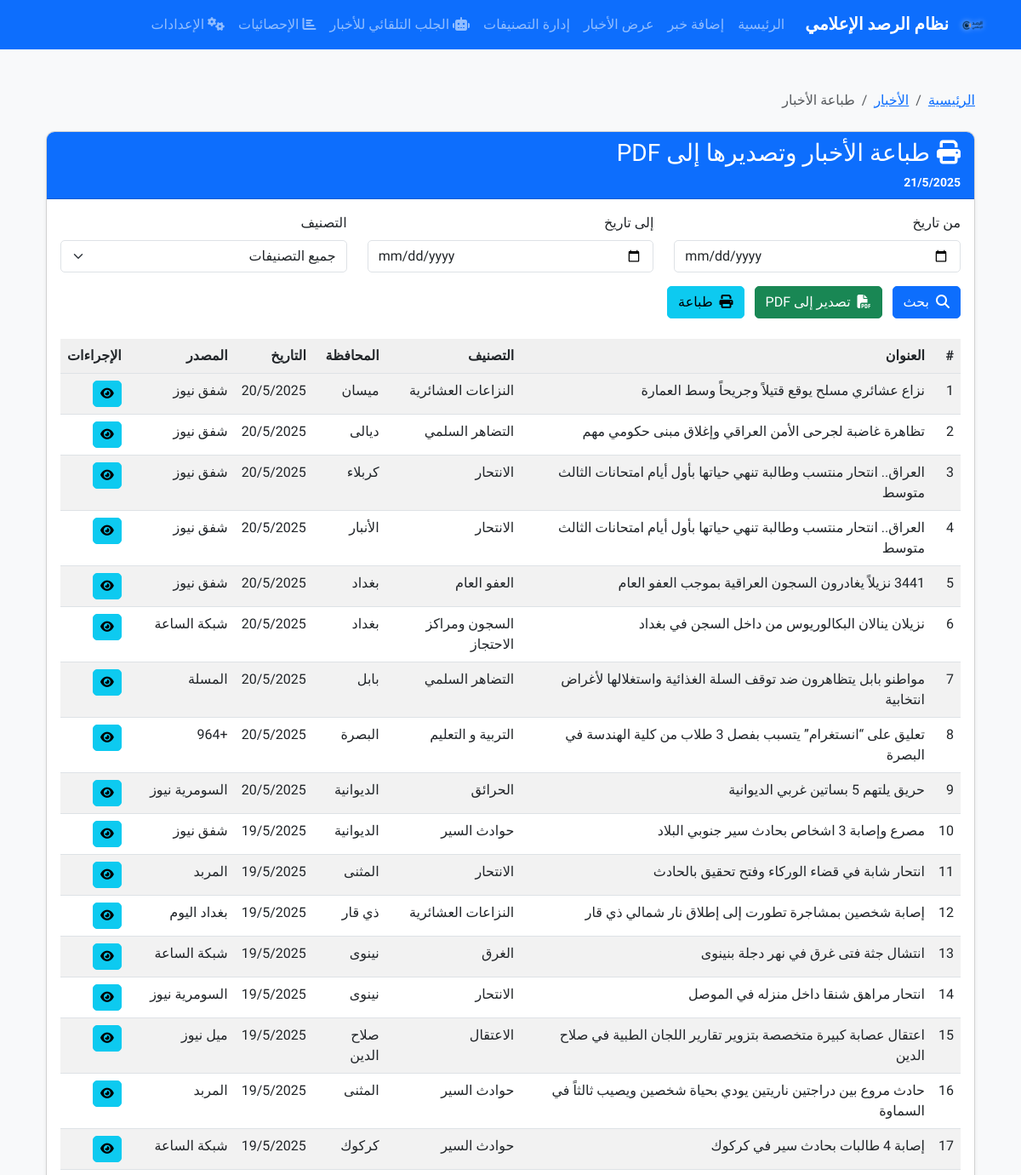
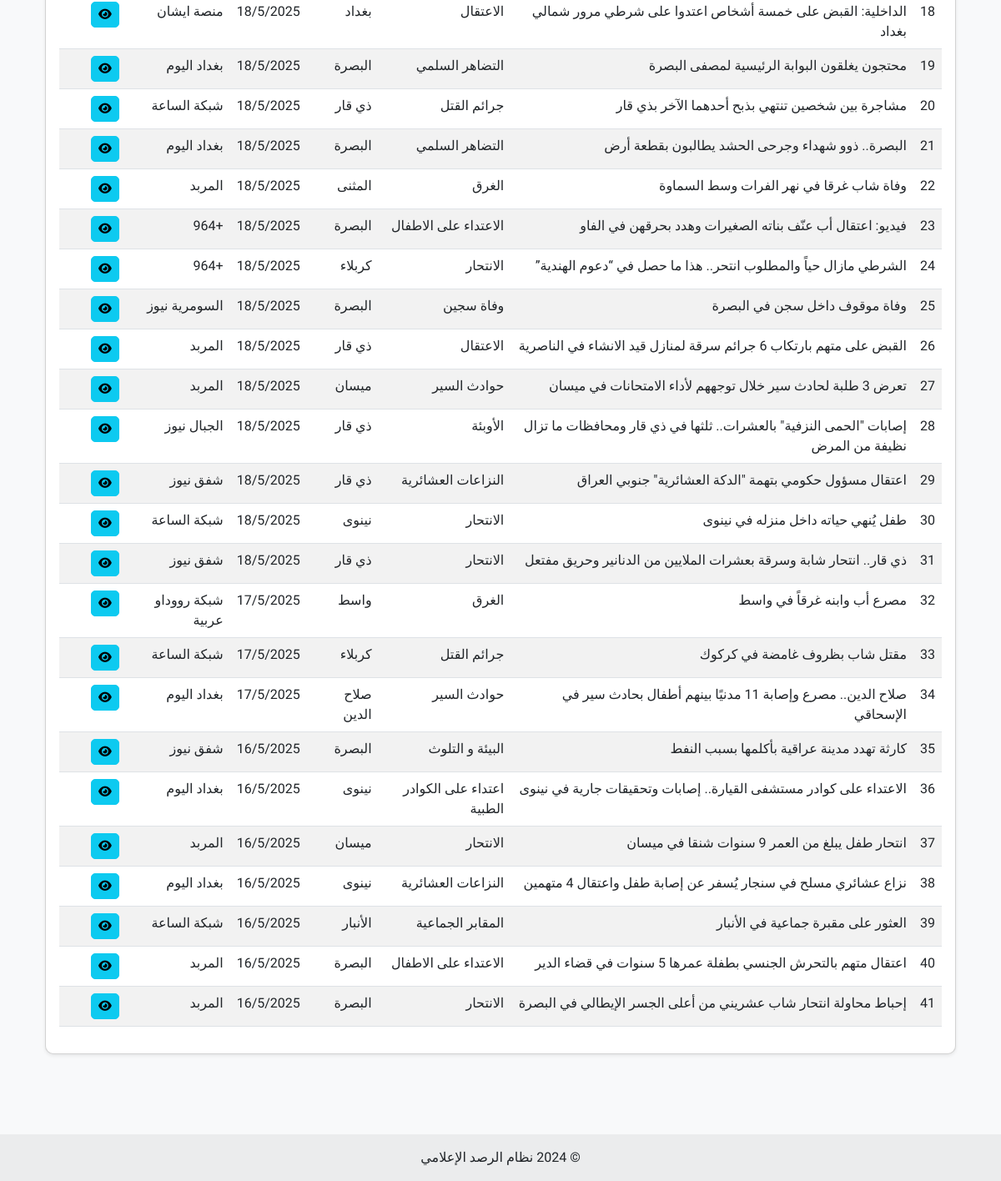
The app's page /news/print with its own data (2 pictures, top to bottom).
### app/models/relational_models.py (models this page shows, shortened)
class News(db.Model):
    id = db.Column(db.Integer, primary_key=True)
    title = db.Column(db.String(200), nullable=False)
    content = db.Column(db.Text, nullable=False)
    date = db.Column(db.Date, nullable=False, default=datetime.utcnow)
    source = db.Column(db.String(200), nullable=False)
    source_url = db.Column(db.String(500), nullable=True)
    content_hash = db.Column(db.String(32), nullable=True, index=True)  # بصمة المحتوى (MD5)
    created_at = db.Column(db.DateTime, default=datetime.utcnow)
    updated_at = db.Column(db.DateTime, default=datetime.utcnow, onupdate=datetime.utcnow)
    governorate_id = db.Column(db.Integer, db.ForeignKey('governorate.id'), nullable=False)
    category_id = db.Column(db.Integer, db.ForeignKey('category.id'), nullable=False)
    field_values = db.relationship('FieldValue', backref='news', lazy='dynamic', cascade='all, delete-orphan')

class Category(db.Model):
    id = db.Column(db.Integer, primary_key=True)
    name = db.Column(db.String(100), nullable=False, unique=True)
    description = db.Column(db.Text, nullable=True)
    news = db.relationship('News', backref='category', lazy='dynamic')
    fields = db.relationship('Field', backref='category', lazy='dynamic', cascade='all, delete-orphan')

class Governorate(db.Model):
    id = db.Column(db.Integer, primary_key=True)
    name = db.Column(db.String(100), nullable=False, unique=True)
    news = db.relationship('News', backref='governorate', lazy='dynamic')

### app.py (the view)
@app.route('/news/print')
def print_news():
    start_date = request.args.get('start_date', '')
    end_date = request.args.get('end_date', '')
    category_id = request.args.get('category_id', '')
    query = News.query
    if start_date:
        query = query.filter(News.date >= datetime.strptime(start_date, '%Y-%m-%d').date())
    if end_date:
        query = query.filter(News.date <= datetime.strptime(end_date, '%Y-%m-%d').date())
    if category_id and category_id.isdigit():
        query = query.filter(News.category_id == int(category_id))
    news_list = query.order_by(News.date.desc()).all()
    categories = Category.query.all()
    today_date = format_date_arabic(date.today())
    current_year = date.today().year
    return render_template('print_news.html',
                          news_list=news_list,
                          categories=categories,
                          today_date=today_date,
                          current_year=current_year)

### app.py (called while the page is built)
@app.context_processor
def inject_latest_news():
    latest_news = News.query.order_by(News.date.desc()).limit(5).all()
    return dict(latest_news=latest_news)

### app/templates/print_news.html (shortened to what this page needs)
{% extends "layout.html" %}
{% block content %}
<div class="container py-4">
    <nav aria-label="breadcrumb" class="mb-4">
        <ol class="breadcrumb">
            <li class="breadcrumb-item"><a href="{{ url_for('index') }}">الرئيسية</a></li>
            <li class="breadcrumb-item"><a href="{{ url_for('view_news') }}">الأخبار</a></li>
            <li class="breadcrumb-item active" aria-current="page">طباعة الأخبار</li>
        </ol>
    </nav>
    <div class="row">
        <div class="col-lg-12">
            <div class="card shadow-sm mb-4">
                <div class="card-header bg-primary text-white">
                    <h3 class="mb-0"><i class="fas fa-print me-2"></i>طباعة الأخبار وتصديرها إلى PDF</h3>
                    <div class="mt-2 small">{{ today_date }}</div>
                </div>
                <div class="card-body">
                    <form method="GET" action="{{ url_for('print_news') }}" class="mb-4">
                        <div class="row">
                            <div class="col-md-4 mb-3">
                                <label for="start_date" class="form-label">من تاريخ</label>
                                <input type="date" class="form-control" id="start_date" name="start_date" value="{{ request.args.get('start_date', '') }}">
                            </div>
                            <div class="col-md-4 mb-3">
                                <label for="end_date" class="form-label">إلى تاريخ</label>
                                <input type="date" class="form-control" id="end_date" name="end_date" value="{{ request.args.get('end_date', '') }}">
                            </div>
                            <div class="col-md-4 mb-3">
                                <label for="category_id" class="form-label">التصنيف</label>
                                <select class="form-select" id="category_id" name="category_id">
                                    <option value="">جميع التصنيفات</option>
                                </select>
                            </div>
                        </div>
                        <div class="row">
                            <div class="col-md-12">
                                <button type="submit" class="btn btn-primary">
                                    <i class="fas fa-search me-1"></i> بحث
                                </button>
                                {% if news_list %}
                                <a href="{{ url_for('export_news_pdf', start_date=request.args.get('start_date', ''), end_date=request.args.get('end_date', ''), category_id=request.args.get('category_id', '')) }}" class="btn btn-success ms-2">
                                    <i class="fas fa-file-pdf me-1"></i> تصدير إلى PDF
                                </a>
                                <button type="button" class="btn btn-info ms-2" onclick="window.print()">
                                    <i class="fas fa-print me-1"></i> طباعة
                                </button>
                                {% endif %}
                            </div>
                        </div>
                    </form>
                    {% if news_list %}
                        <div class="table-responsive">
                            <table class="table table-striped table-hover">
                                <thead>
                                    <tr>
                                        <th>#</th>
                                        <th>العنوان</th>
                                        <th>التصنيف</th>
                                        <th>المحافظة</th>
                                        <th>التاريخ</th>
                                        <th>المصدر</th>
                                        <th>الإجراءات</th>
                                    </tr>
                                </thead>
                                <tbody>
                                    {% for news in news_list %}
                                        <tr>
                                            <td>{{ loop.index }}</td>
                                            <td>{{ news.title }}</td>
                                            <td>{{ news.category.name }}</td>
                                            <td>{{ news.governorate.name }}</td>
                                            <td>{{ news.date|format_date_arabic }}</td>
                                            <td>{{ news.source }}</td>
                                            <td>
                                                <a href="{{ url_for('view_news_details', news_id=news.id) }}" class="btn btn-sm btn-info">
                                                    <i class="fas fa-eye"></i>
                                                </a>
                                            </td>
                                        </tr>
                                    {% endfor %}
                                </tbody>
                            </table>
                        </div>
                    {% elif request.args.get('start_date') or request.args.get('end_date') or request.args.get('category_id') %}
                        <div class="alert alert-info mt-4">
                            <i class="fas fa-info-circle me-2"></i> لا توجد أخبار تطابق معايير البحث.
                        </div>
                    {% endif %}
                </div>
            </div>
        </div>
    </div>
</div>
{% endblock %}

### app/static/css/style.css (style rules this page uses)
body { font-family: 'Tajawal', sans-serif; background-color: #f8f9fa; }
.form-label { text-align: right; }
.card { border-radius: 10px; overflow: hidden; transition: all 0.3s ease; }
.card-header { font-weight: bold; }
.btn { border-radius: 5px; }
.table th { background-color: #f0f0f0; }
.form-control, .form-select { border-radius: 5px; }

### records on screen
News: title "نزاع عشائري مسلح يوقع قتيلاً وجريحاً وسط العمارة", category.name "النزاعات العشائرية", governorate.name "ميسان", date "20/5/2025", source "شفق نيوز"
News: title "تظاهرة غاضبة لجرحى الأمن العراقي وإغلاق مبنى حكومي مهم", category.name "التضاهر السلمي", governorate.name "ديالى", date "20/5/2025", source "شفق نيوز"
News: title "العراق.. انتحار منتسب وطالبة تنهي حياتها بأول أيام امتحانات الثالث متوسط", category.name "الانتحار", governorate.name "كربلاء", date "20/5/2025", source "شفق نيوز"
News: title "العراق.. انتحار منتسب وطالبة تنهي حياتها بأول أيام امتحانات الثالث متوسط", category.name "الانتحار", governorate.name "الأنبار", date "20/5/2025", source "شفق نيوز"
News: title "3441 نزيلاً يغادرون السجون العراقية بموجب العفو العام", category.name "العفو العام", governorate.name "بغداد", date "20/5/2025", source "شفق نيوز"
News: title "نزيلان ينالان البكالوريوس من داخل السجن في بغداد", category.name "السجون ومراكز الاحتجاز", governorate.name "بغداد", date "20/5/2025", source "شبكة الساعة"
News: title "مواطنو بابل يتظاهرون ضد توقف السلة الغذائية واستغلالها لأغراض انتخابية", category.name "التضاهر السلمي", governorate.name "بابل", date "20/5/2025", source "المسلة"
News: title "تعليق على “انستغرام” يتسبب بفصل 3 طلاب من كلية الهندسة في البصرة", category.name "التربية و التعليم", governorate.name "البصرة", date "20/5/2025", source "+964"
News: title "حريق يلتهم 5 بساتين غربي الديوانية", category.name "الحرائق", governorate.name "الديوانية", date "20/5/2025", source "السومرية نيوز"
News: title "مصرع وإصابة 3 اشخاص بحادث سير جنوبي البلاد", category.name "حوادث السير", governorate.name "الديوانية", date "19/5/2025", source "شفق نيوز"
News: title "انتحار شابة في قضاء الوركاء وفتح تحقيق بالحادث", category.name "الانتحار", governorate.name "المثنى", date "19/5/2025", source "المربد"
News: title "إصابة شخصين بمشاجرة تطورت إلى إطلاق نار شمالي ذي قار", category.name "النزاعات العشائرية", governorate.name "ذي قار", date "19/5/2025", source "بغداد اليوم"
News: title "انتشال جثة فتى غرق في نهر دجلة بنينوى", category.name "الغرق", governorate.name "نينوى", date "19/5/2025", source "شبكة الساعة"
News: title "انتحار مراهق شنقا داخل منزله في الموصل", category.name "الانتحار", governorate.name "نينوى", date "19/5/2025", source "السومرية نيوز"
News: title "اعتقال عصابة كبيرة متخصصة بتزوير تقارير اللجان الطبية في صلاح الدين", category.name "الاعتقال", governorate.name "صلاح الدين", date "19/5/2025", source "ميل نيوز"
News: title "حادث مروع بين دراجتين ناريتين يودي بحياة شخصين ويصيب ثالثاً في السماوة", category.name "حوادث السير", governorate.name "المثنى", date "19/5/2025", source "المربد"
News: title "إصابة 4 طالبات بحادث سير في كركوك", category.name "حوادث السير", governorate.name "كركوك", date "19/5/2025", source "شبكة الساعة"
News: title "الداخلية: القبض على خمسة أشخاص اعتدوا على شرطي مرور شمالي بغداد", category.name "الاعتقال", governorate.name "بغداد", date "18/5/2025", source "منصة ايشان"
News: title "محتجون يغلقون البوابة الرئيسية لمصفى البصرة", category.name "التضاهر السلمي", governorate.name "البصرة", date "18/5/2025", source "بغداد اليوم"
News: title "مشاجرة بين شخصين تنتهي بذبح أحدهما الآخر بذي قار", category.name "جرائم القتل", governorate.name "ذي قار", date "18/5/2025", source "شبكة الساعة"
News: title "البصرة.. ذوو شهداء وجرحى الحشد يطالبون بقطعة أرض", category.name "التضاهر السلمي", governorate.name "البصرة", date "18/5/2025", source "بغداد اليوم"
News: title "وفاة شاب غرقا في نهر الفرات وسط السماوة", category.name "الغرق", governorate.name "المثنى", date "18/5/2025", source "المربد"
News: title "فيديو: اعتقال أب عنّف بناته الصغيرات وهدد بحرقهن في الفاو", category.name "الاعتداء على الاطفال", governorate.name "البصرة", date "18/5/2025", source "+964"
News: title "الشرطي مازال حياً والمطلوب انتحر.. هذا ما حصل في “دعوم الهندية”", category.name "الانتحار", governorate.name "كربلاء", date "18/5/2025", source "+964"
News: title "وفاة موقوف داخل سجن في البصرة", category.name "وفاة سجين", governorate.name "البصرة", date "18/5/2025", source "السومرية نيوز"
News: title "القبض على متهم بارتكاب 6 جرائم سرقة لمنازل قيد الانشاء في الناصرية", category.name "الاعتقال", governorate.name "ذي قار", date "18/5/2025", source "المربد"
News: title "تعرض 3 طلبة لحادث سير خلال توجههم لأداء الامتحانات في ميسان", category.name "حوادث السير", governorate.name "ميسان", date "18/5/2025", source "المربد"
News: title "إصابات \"الحمى النزفية\" بالعشرات.. ثلثها في ذي قار ومحافظات ما تزال نظيفة من المرض", category.name "الأوبئة", governorate.name "ذي قار", date "18/5/2025", source "الجبال نيوز"
News: title "اعتقال مسؤول حكومي بتهمة \"الدکة العشائرية\" جنوبي العراق", category.name "النزاعات العشائرية", governorate.name "ذي قار", date "18/5/2025", source "شفق نيوز"
News: title "طفل يُنهي حياته داخل منزله في نينوى", category.name "الانتحار", governorate.name "نينوى", date "18/5/2025", source "شبكة الساعة"
News: title "ذي قار.. انتحار شابة وسرقة بعشرات الملايين من الدنانير وحريق مفتعل", category.name "الانتحار", governorate.name "ذي قار", date "18/5/2025", source "شفق نيوز"
News: title "مصرع أب وابنه غرقاً في واسط", category.name "الغرق", governorate.name "واسط", date "17/5/2025", source "شبكة رووداو عربية"
News: title "مقتل شاب بظروف غامضة في كركوك", category.name "جرائم القتل", governorate.name "كربلاء", date "17/5/2025", source "شبكة الساعة"
News: title "صلاح الدين.. مصرع وإصابة 11 مدنيًا بينهم أطفال بحادث سير في الإسحاقي", category.name "حوادث السير", governorate.name "صلاح الدين", date "17/5/2025", source "بغداد اليوم"
News: title "كارثة تهدد مدينة عراقية بأكلمها بسبب النفط", category.name "البيئة و التلوث", governorate.name "البصرة", date "16/5/2025", source "شفق نيوز"
News: title "الاعتداء على كوادر مستشفى القيارة.. إصابات وتحقيقات جارية في نينوى", category.name "اعتداء على الكوادر الطبية", governorate.name "نينوى", date "16/5/2025", source "بغداد اليوم"
News: title "انتحار طفل يبلغ من العمر 9 سنوات شنقا في ميسان", category.name "الانتحار", governorate.name "ميسان", date "16/5/2025", source "المربد"
News: title "نزاع عشائري مسلح في سنجار يُسفر عن إصابة طفل واعتقال 4 متهمين", category.name "النزاعات العشائرية", governorate.name "نينوى", date "16/5/2025", source "بغداد اليوم"
News: title "العثور على مقبرة جماعية في الأنبار", category.name "المقابر الجماعية", governorate.name "الأنبار", date "16/5/2025", source "شبكة الساعة"
News: title "اعتقال متهم بالتحرش الجنسي بطفلة عمرها 5 سنوات في قضاء الدير", category.name "الاعتداء على الاطفال", governorate.name "البصرة", date "16/5/2025", source "المربد"
News: title "إحباط محاولة انتحار شاب عشريني من أعلى الجسر الإيطالي في البصرة", category.name "الانتحار", governorate.name "البصرة", date "16/5/2025", source "المربد"

### other values on screen
{{ today_date }} "21/5/2025"
